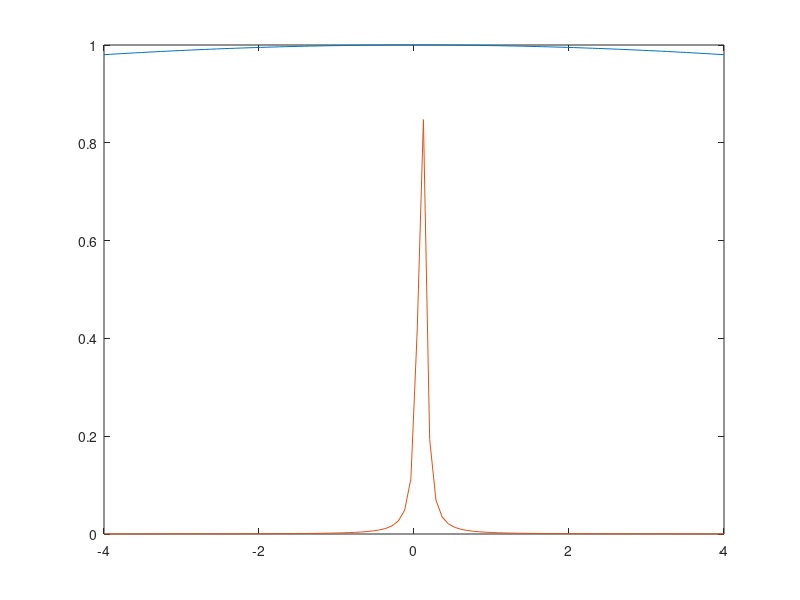

Recreate this plot in MATLAB. (Note: this script raises an error after producing the figure.)
 figure(1); fc=0.1; s=0.5*fc; x=linspace(-4,4)'; f=@(x) 1./(1+(1/s*(x-fc)).^2); plot(x,[normpdf(s*x)/normpdf(0),f(x)]); hline(normpdf(-1)); fx = linspace(0,0.5)'; S = spectral_density_bp(fx,fc,1,1,length(f),'f'); S(:,2) = normpdf(fx,fc,s); S(:,3) = f(fx); S=S./max(S); plot(fx,[S]); 
